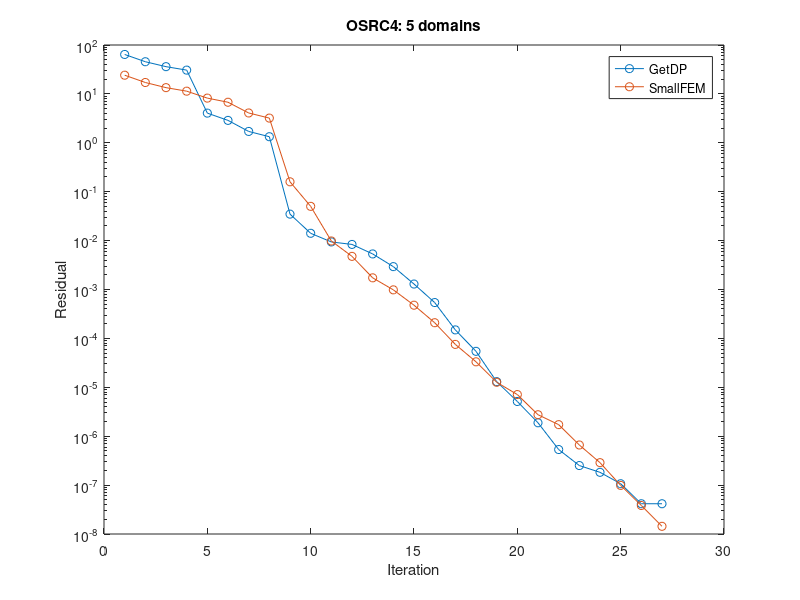

This chart was generated by the following MATLAB code:
%%%%%%%%%%%%%%%%%%%%%%%
%% GetDP vs SmallFEM %%
%% OSRC4: 5 domains  %%
%%%%%%%%%%%%%%%%%%%%%%%

clear all;
close all;

getdp = ...
    [
        6.407826311389e+01
        4.548936343152e+01
        3.607435385850e+01
        3.065548155047e+01
        4.046709520817e+00
        2.873465199730e+00
        1.708208729895e+00
        1.332093079066e+00
        3.479768307835e-02
        1.410911674085e-02
        9.388781507713e-03
        8.352471695167e-03
        5.337951745683e-03
        2.936213876619e-03
        1.293620563392e-03
        5.409201074815e-04
        1.492866476615e-04
        5.440393073779e-05
        1.305607419910e-05
        5.130425513263e-06
        1.881356602893e-06
        5.337140129846e-07
        2.511065640107e-07
        1.825310157284e-07
        1.066744815043e-07
        4.157043871739e-08
    ];

smallfem = ...
    [
        2.413018987987e+01
        1.710713880557e+01
        1.343040410704e+01
        1.137341912408e+01
        8.203061713160e+00
        6.752864647843e+00
        4.073770404423e+00
        3.200781071332e+00
        1.593741111483e-01
        5.018665114351e-02
        9.823132897921e-03
        4.761923219880e-03
        1.732936821869e-03
        9.836956104881e-04
        4.774603135267e-04
        2.093094698933e-04
        7.542270572165e-05
        3.321743031278e-05
        1.267635283030e-05
        7.106510299915e-06
        2.749340147460e-06
        1.723227443263e-06
        6.610332951188e-07
        2.878715693494e-07
        9.855735856731e-08
        3.829302424708e-08
        1.436257443794e-08
    ];

it = [1:size(smallfem, 1)];

getdp(end:size(smallfem, 1)) = getdp(end);

semilogy(it, [getdp, smallfem], '-o');
legend({'GetDP', 'SmallFEM'});
title('OSRC4: 5 domains');
xlabel('Iteration');
ylabel('Residual');